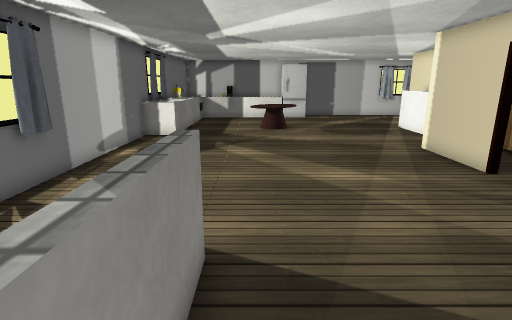
view 1 (above)

17 first-person views from a walk through a 3-D level made in the Unity game engine. The camera is 1.3 m above the floor, tilts 14° down and sees 80° across. The floor is counted in squares, 0.45 m on a side. Each view is taken from the middle of a square. On the plan, view 1 faces up. The plan holds only what a view shows up to about 20 squares ahead; the rest is blank. The place goes on beyond the plan. The player is left out. Door leaves are left out, so doorways stand open. Some surface patterns are stand-ins.

view 2
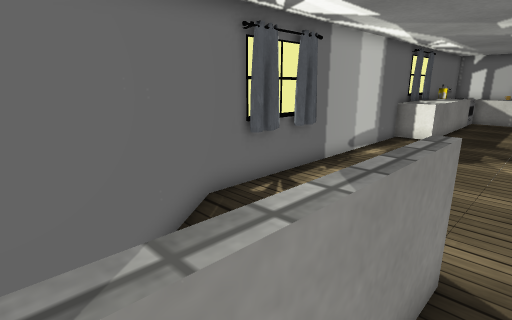

view 3
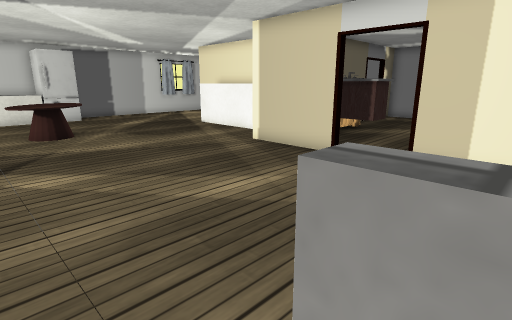

view 4
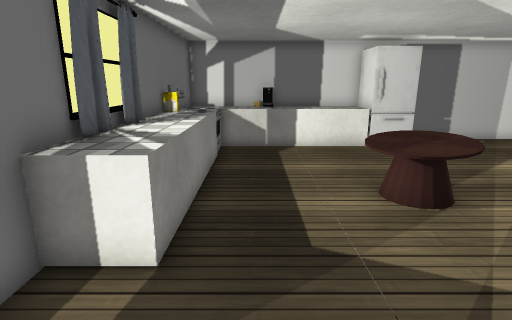

view 5
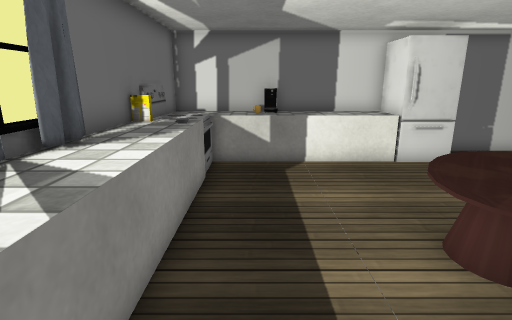

view 6
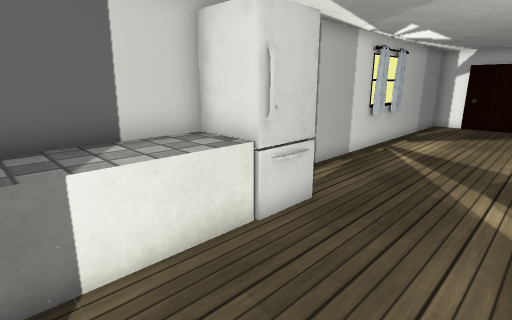

view 7
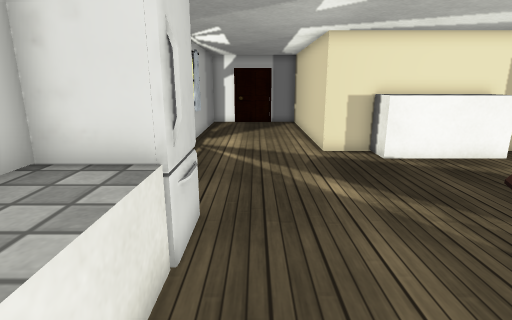

view 8
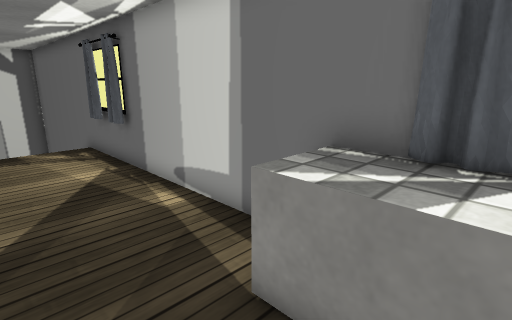

view 9
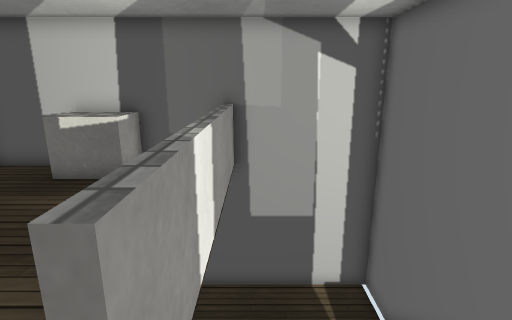

view 10
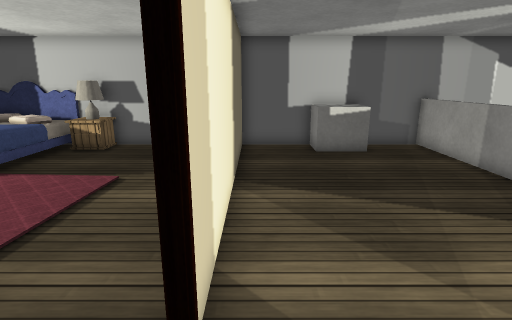

view 11
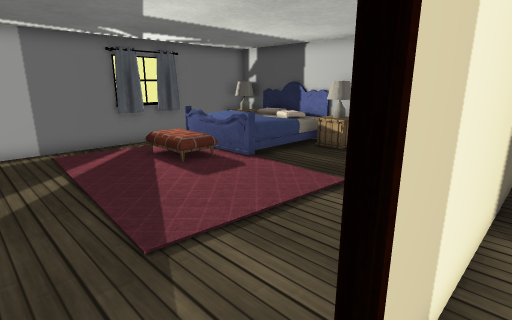

view 12
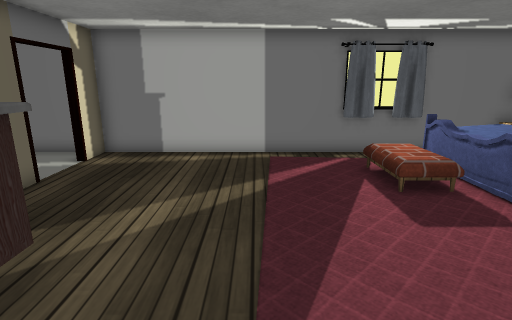

view 13
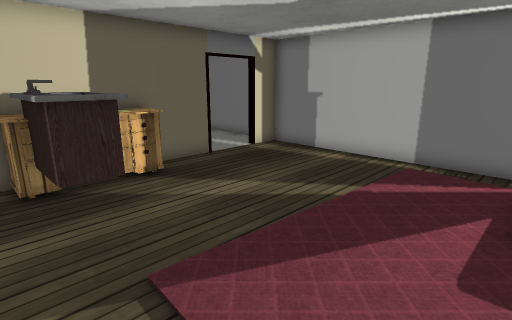

view 14
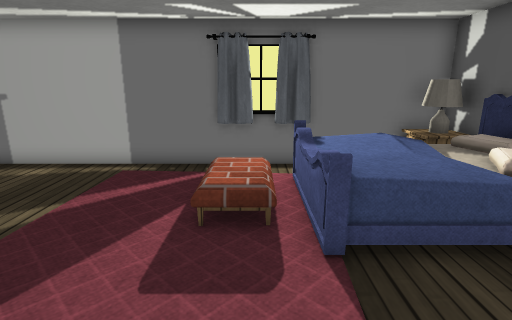

view 15
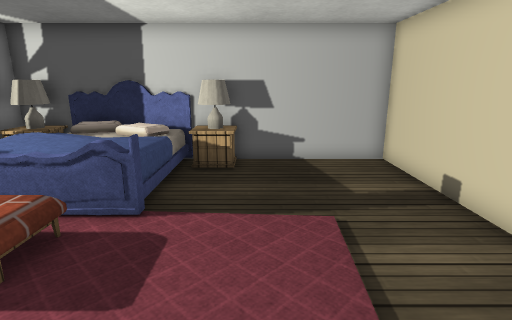

view 16
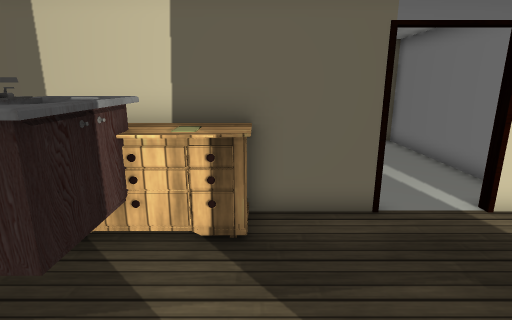

view 17
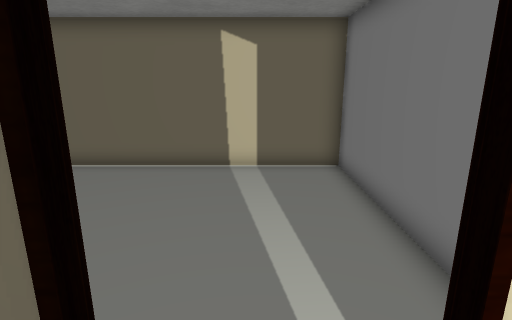

### Floor plan
Key: @ floor where view 1 was taken; # wall or solid block; . floor; / step, stairs or slope; D open door; = window, fence, low wall or low ledge; ^ raised ledge; T table; R dresser; F fridge; S sink; E stove; B bed; L lamp; O other object.
Columns run from 7 left of view 1 to 22 right of it. Each row starts with its distance up from view 1.
 29  OOOOOOOOF  OOOOOOO###OOOOOOOO
 28  O^^OO^^^F                   O
 27  EE.=....FFF                 #
 26  EE  .
 25  ##
 24  OO
 23  O^  .            ############
 22  ^^    TTTT       # .........O
 21 #^^    TTTT      OO .........O
 20 #^^  . TTT       OO  ........O
 19 #^^    TTT       OO  ........O
 18 #O^              OO   .......O
 17 #O.              OO    ......O
 16  O  .            OO    ......O
 15  O                #     .....O
 14  O             ##########DDD##
 13  O  .          #  RRRRR   D  O
 12  O             #  RSRRR   .  O
 11  O             #  SSS        O
 10 #O            .#  SSS        O
  9 ##            .D             O
  8  #             D             O
  7  #             #.  ........  O
  6 ##   .         #   ..........O
  5  O.   =        #   ..........O
  4  O/  /=        #  ...........O
  3  O    =        # .......OOO. #
  2  O    =        #  ......OO   #
  1  O    =        #  .....BBBBB #
  0  O    #@       #       BBBBB #
 -1  O    O        #       BBBBB O
 -2  O             #       BBBBB O
 -3  O       OOO   #     TTBBBBTLT
 -4  O       OOO   #     LLBBBBLL
 -5  OOOOOOOOOOOOOO#OOOOOTTBBBBT

Where each view was taken, in squares from view 1:
view 1: 0 up, 0 right, facing up
view 2: 0 up, 0 right, facing up-left
view 3: 4 up, 2 left, facing up-right
view 4: 13 up, 3 left, facing up
view 5: 16 up, 3 left, facing up
view 6: 23 up, 2 left, facing up-right
view 7: 26 up, 2 left, facing right
view 8: 20 up, 2 left, facing down-left
view 9: 6 up, 2 left, facing down
view 10: 10 up, 7 right, facing down
view 11: 9 up, 7 right, facing down-right
view 12: 7 up, 9 right, facing right
view 13: 3 up, 10 right, facing up-right
view 14: 2 up, 11 right, facing right
view 15: 7 up, 13 right, facing down
view 16: 7 up, 15 right, facing up
view 17: 12 up, 19 right, facing up
